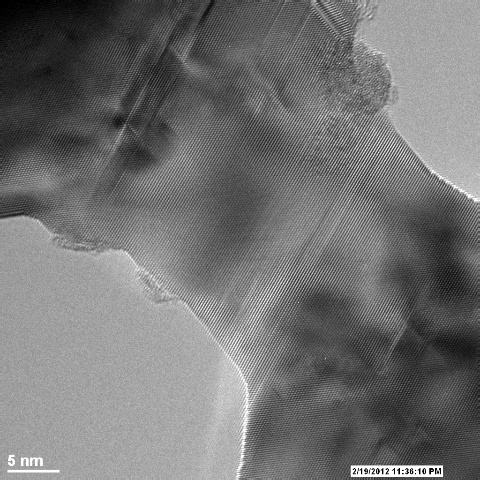
#> input picture data/image/23.png, 480 x 480 px, given in place of 23.jpg, which was not available
$ python LPfilter.py
#> lines starting #> are read from the running program, lines starting #| are printed output that depends on the picture; pictures that were not available may be replaced by others from this repository, and a replacement may not be noted
import cv2
import numpy as np
import matplotlib.pyplot as plt
np.set_printoptions(threshold=np.inf)

img = cv2.imread("E:\\imagecorrect\\practice1_crop\\23.jpg", 0)
#> img is the input picture: shape (480, 480); min 0, max 255, mean 114.5
f = np.fft.fft2(img)
fshift = np.fft.fftshift(f)
rows , cols = img.shape
#> rows = 480; cols = 480
crow , ccol = int(rows/2) , int(cols/2)
#> crow = 240; ccol = 240
#
mask = np.zeros((rows , cols ) , np.uint8)
mask[crow-30:crow+30 , ccol-30:ccol+30] = 1
l_shift = fshift.copy()
h_shift = fshift.copy()
thredshold = fshift.copy()
l_shift[crow-30:crow+30 , ccol-30:ccol+30] = 0
h_shift = fshift * mask

#
l_ishift = np.fft.ifftshift(l_shift)
h_ishift = np.fft.ifftshift(h_shift)
ishift = np.fft.ifftshift(fshift)

#
iimg = np.fft.ifft2(ishift)
l_img = np.fft.ifft2(l_shift)
h_img = np.fft.ifft2(h_shift)
#
iimg = np.abs(iimg)
l_img = np.abs(l_img)
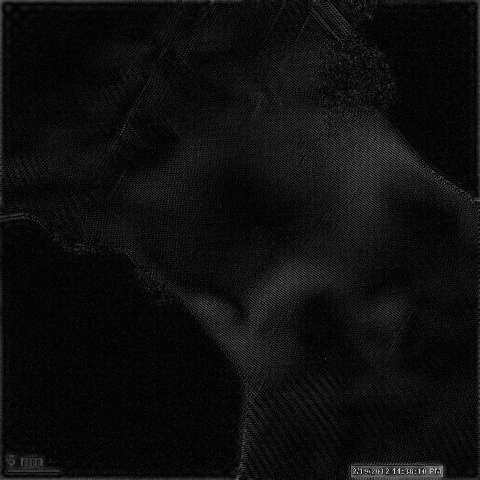
#> l_img: shape (480, 480) float64; min 0.00524, max 214.3, mean 14.6
h_img = np.abs(h_img)
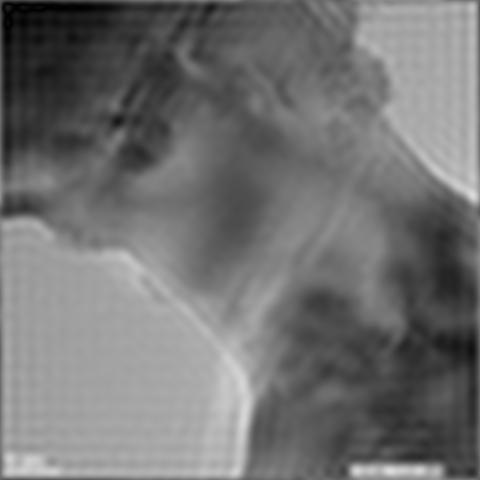
#> h_img: shape (480, 480) float64; min 0.24, max 220.5, mean 114.5

plt.imsave("E:\\imagecorrect\\practice1_crop_FFT\\23.jpg",l_img,cmap='gray')

plt.subplot(221) , plt.imshow(img , cmap = 'gray')
plt.title('original') , plt.axis('off')
#
plt.subplot(222) , plt.imshow(l_img , cmap = 'gray')
plt.title('l_img') , plt.axis('off')
#
plt.subplot(223) , plt.imshow(h_img , cmap = 'gray')
plt.title('h_img') , plt.axis('off')
#
plt.subplot(224) , plt.imshow(iimg , cmap = 'gray')
plt.title('iimg') , plt.axis('off')
plt.show()
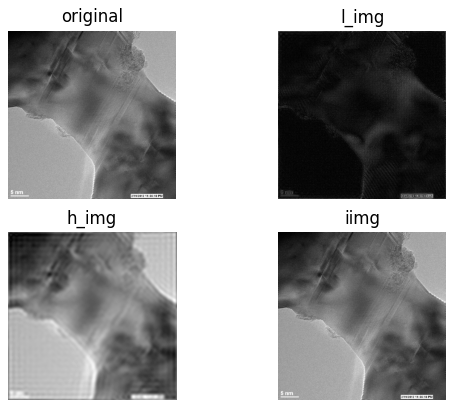
#> figure drawn by matplotlib, 4 panels

$ run again, with data/image/1.png copied over data/image/23.png
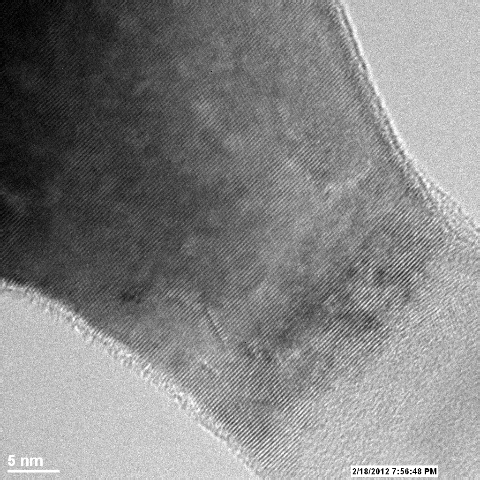
#> input picture data/image/1.png, 480 x 480 px, given in place of 23.jpg, which was not available
#> img is the input picture: shape (480, 480); min 0, max 255, mean 132.9
#> `l_img = np.abs(l_img)`:
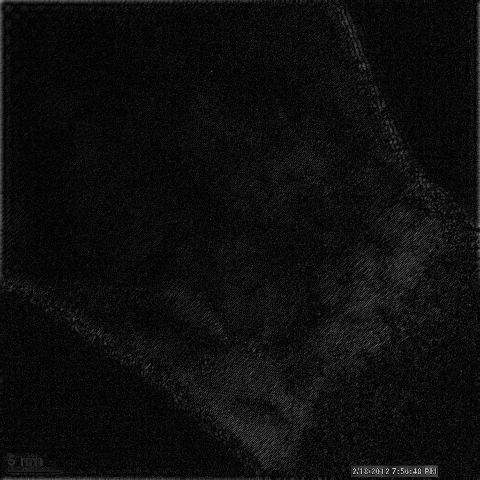
#> l_img: shape (480, 480) float64; min 0.00747, max 219.9, mean 14.1
#> `plt.show()`:
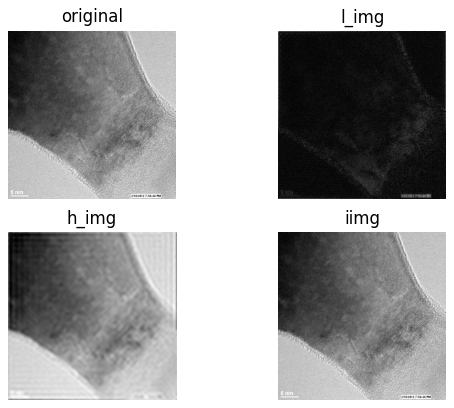
#> figure drawn by matplotlib, 4 panels

$ run again, with data/image/10.png copied over data/image/23.png
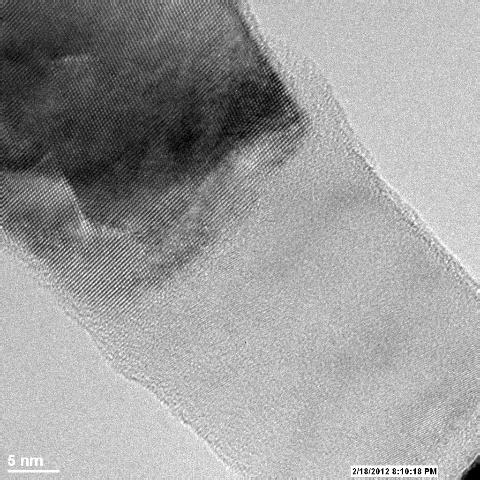
#> input picture data/image/10.png, 480 x 480 px, given in place of 23.jpg, which was not available
#> img is the input picture: shape (480, 480); min 0, max 255, mean 157
#> `l_img = np.abs(l_img)`:
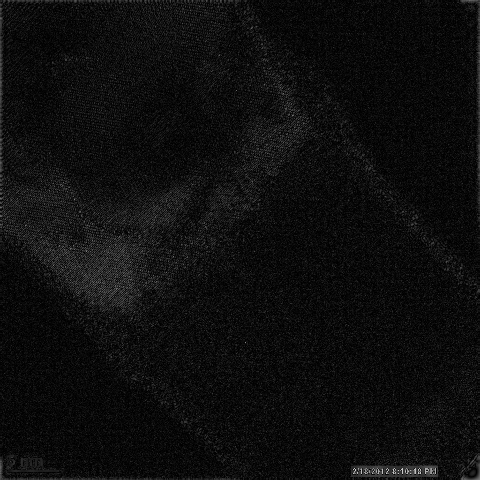
#> l_img: shape (480, 480) float64; min 0.0123, max 208.9, mean 14.7
#> `plt.show()`:
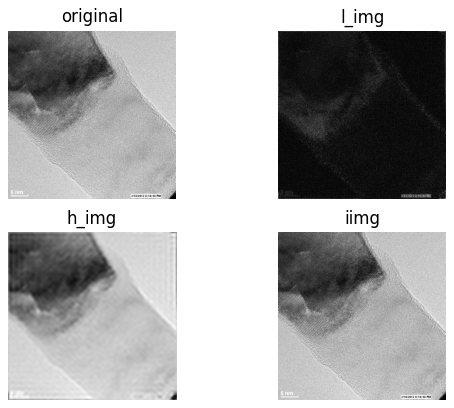
#> figure drawn by matplotlib, 4 panels

$ run again, with data/image/100.png copied over data/image/23.png
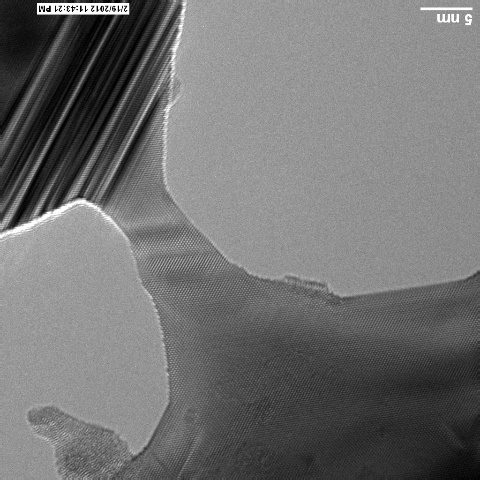
#> input picture data/image/100.png, 480 x 480 px, given in place of 23.jpg, which was not available
#> img is the input picture: shape (480, 480); min 0, max 255, mean 113.9
#> `l_img = np.abs(l_img)`:
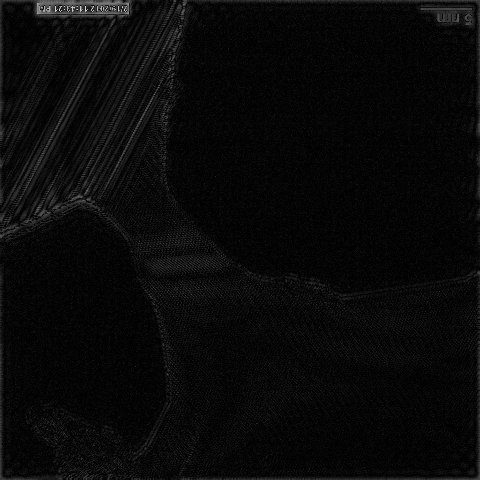
#> l_img: shape (480, 480) float64; min 0.0155, max 223.7, mean 9.8
#> `plt.show()`:
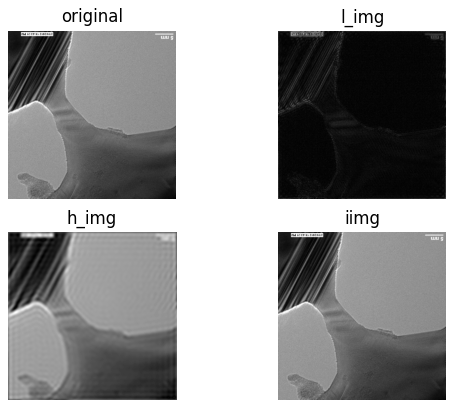
#> figure drawn by matplotlib, 4 panels
